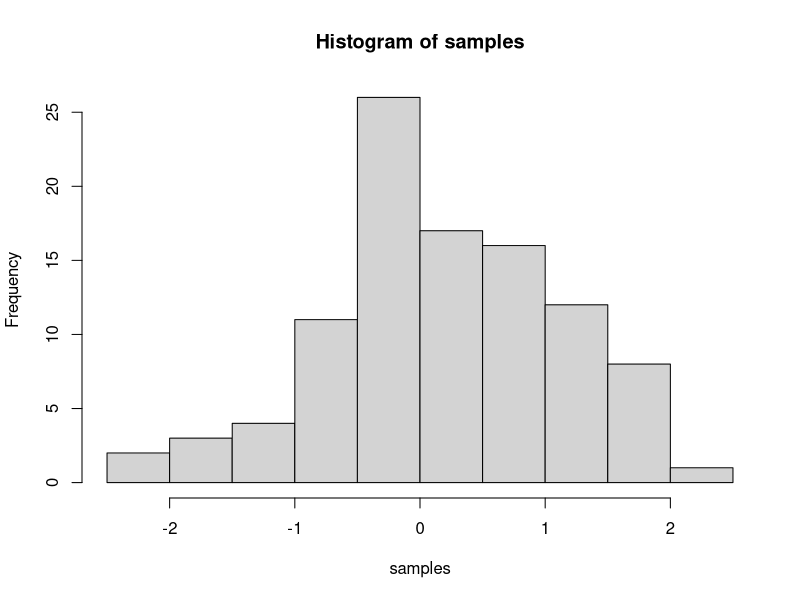
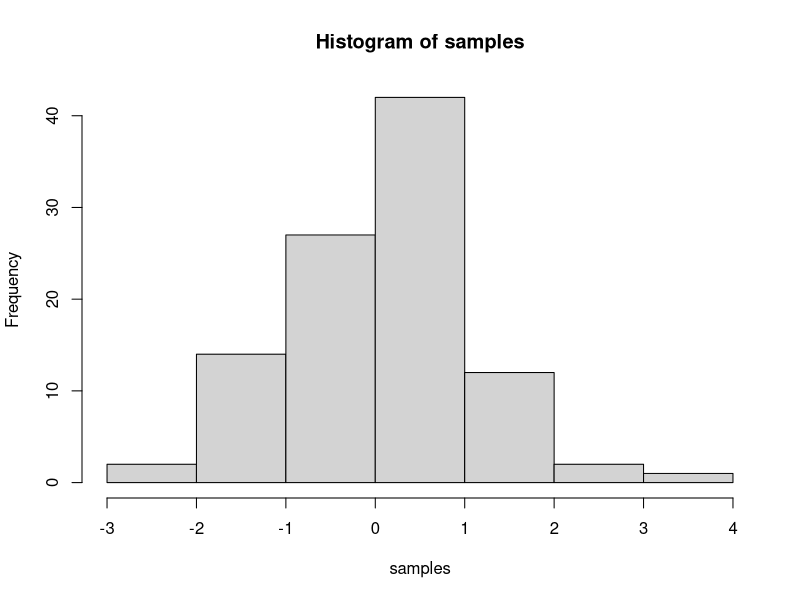

These figures' R source, in order:
## ---- chunk 1
knitr::opts_chunk$set(message=FALSE,warning=FALSE, cache=TRUE)
## ---- chunk 2
samples <- rnorm(100, mean=0, sd=1)
hist(samples)
## ---- chunk 3
samples <- rnorm(100, mean=0, sd=1)
hist(samples)
## ---- chunk 4
1+2
2*5
5/3
(1+6+4)/5

## ---- chunk 5
a<-1
b<-2
a+b

d<-c(1,2,3)
e<-c(5,6,7)
d+e
d*e
d/e

## ---- chunk 6
# для решения с помощью цикла for
# i становится числом от 1 до 100 на каждом шаге цикла

a <- length(100) # make empty variable, set length to 100
for (i in 1:100){
  a[i] <-i # в i присваивает число  i-му индексу a
}

print(a)

# цикл for решения #2

a<-c() #создайте пустую переменную используя комбинацию команд
for (i in 1:100){
  a<-c(a,i) # продолжает комбинировать `a` с собой и новым числом в `i`
}
print(a)

# решение с помощью 
a <- seq(1,100,1) # найдите справку для seq, используя ?seq() в консоли
print(a)

